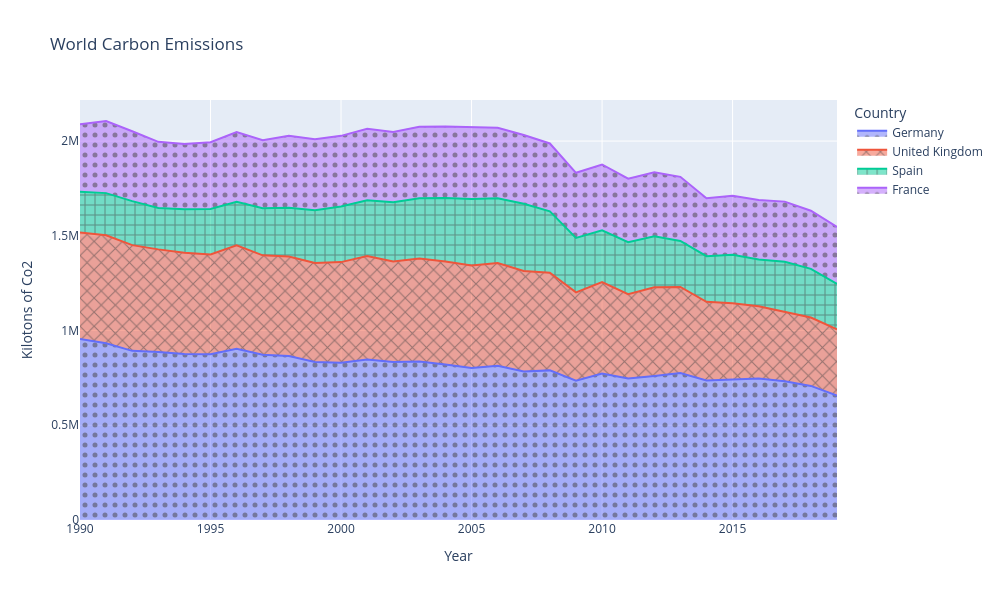

The cell this chart's notebook holds for it:
### Markdown cell above
This can be made nicer by using a cleaner dataset, such as our Europe subset.

### Code cell
fig = px.area(df_eu, x="Year", y="Kilotons of Co2", 
              
              # Adjusts color according to data
              color="Country",
                            
              # Adjust the fill symbols according to data
              pattern_shape="Country",
              pattern_shape_sequence=[".", "x", "+"],
              
              # Adjust layout
              height = 600, width = 1000,

              # Set title
              title = "World Carbon Emissions"
              
              )

fig.show()

### Figure 1 — Plotly figure (JSON) as saved in the notebook; plotly's stock layout.template omitted (floating-point values rounded to 4 significant figures)
{"data": [{"fillpattern": {"shape": "."}, "hovertemplate": "Country=Germany<br>Year=%{x}<br>Kilotons of Co2=%{y}<extra></extra>", "legendgroup": "Germany", "line": {"color": "#636efa"}, "marker": {"symbol": "circle"}, "mode": "lines", "name": "Germany", "orientation": "v", "showlegend": true, "stackgroup": "1", "type": "scatter", "x": [1990, 1991, 1992, 1993, 1994, 1995, 1996, 1997, 1998, 1999, 2000, 2001, 2002, 2003, 2004, 2005, 2006, 2007, 2008, 2009, 2010, 2011, 2012, 2013, 2014, 2015, 2016, 2017, 2018, 2019], "xaxis": "x", "y": [955300.0, 932600.0, 892800.0, 887100.0, 875900.0, 874700.0, 904300.0, 872600.0, 865200.0, 833600.0, 830300.0, 847700.0, 833400.0, 836800.0, 821100.0, 802400.0, 814400.0, 783800.0, 789700.0, 734800.0, 773100.0, 746500.0, 760100.0, 776200.0, 736000.0, 742300.0, 747200.0, 732200.0, 707700.0, 657400.0], "yaxis": "y"}, {"fillpattern": {"shape": "x"}, "hovertemplate": "Country=United Kingdom<br>Year=%{x}<br>Kilotons of Co2=%{y}<extra></extra>", "legendgroup": "United Kingdom", "line": {"color": "#EF553B"}, "marker": {"symbol": "circle"}, "mode": "lines", "name": "United Kingdom", "orientation": "v", "showlegend": true, "stackgroup": "1", "type": "scatter", "x": [1990, 1991, 1992, 1993, 1994, 1995, 1996, 1997, 1998, 1999, 2000, 2001, 2002, 2003, 2004, 2005, 2006, 2007, 2008, 2009, 2010, 2011, 2012, 2013, 2014, 2015, 2016, 2017, 2018, 2019], "xaxis": "x", "y": [561800.0, 570700.0, 557900.0, 541400.0, 535200.0, 526800.0, 545500.0, 524200.0, 526000.0, 522800.0, 530900.0, 545300.0, 530800.0, 543000.0, 543100.0, 540900.0, 542100.0, 530500.0, 515300.0, 466500.0, 482400.0, 445600.0, 467800.0, 453800.0, 415600.0, 401100.0, 380800.0, 367000.0, 360700.0, 348900.0], "yaxis": "y"}, {"fillpattern": {"shape": "+"}, "hovertemplate": "Country=Spain<br>Year=%{x}<br>Kilotons of Co2=%{y}<extra></extra>", "legendgroup": "Spain", "line": {"color": "#00cc96"}, "marker": {"symbol": "circle"}, "mode": "lines", "name": "Spain", "orientation": "v", "showlegend": true, "stackgroup": "1", "type": "scatter", "x": [1990, 1991, 1992, 1993, 1994, 1995, 1996, 1997, 1998, 1999, 2000, 2001, 2002, 2003, 2004, 2005, 2006, 2007, 2008, 2009, 2010, 2011, 2012, 2013, 2014, 2015, 2016, 2017, 2018, 2019], "xaxis": "x", "y": [215000.0, 222100.0, 232400.0, 218100.0, 228400.0, 240600.0, 230100.0, 248600.0, 256200.0, 278300.0, 293300.0, 294800.0, 312800.0, 318700.0, 335600.0, 350500.0, 341800.0, 354700.0, 324300.0, 287500.0, 273200.0, 274400.0, 269300.0, 242800.0, 241000.0, 256300.0, 247000.0, 263500.0, 257000.0, 240000.0], "yaxis": "y"}, {"fillpattern": {"shape": "."}, "hovertemplate": "Country=France<br>Year=%{x}<br>Kilotons of Co2=%{y}<extra></extra>", "legendgroup": "France", "line": {"color": "#ab63fa"}, "marker": {"symbol": "circle"}, "mode": "lines", "name": "France", "orientation": "v", "showlegend": true, "stackgroup": "1", "type": "scatter", "x": [1990, 1991, 1992, 1993, 1994, 1995, 1996, 1997, 1998, 1999, 2000, 2001, 2002, 2003, 2004, 2005, 2006, 2007, 2008, 2009, 2010, 2011, 2012, 2013, 2014, 2015, 2016, 2017, 2018, 2019], "xaxis": "x", "y": [356200.0, 380600.0, 368600.0, 349400.0, 344400.0, 352200.0, 367900.0, 359100.0, 381100.0, 374900.0, 373100.0, 376700.0, 371000.0, 376700.0, 377800.0, 380700.0, 371500.0, 362800.0, 358000.0, 343700.0, 347800.0, 335100.0, 338400.0, 338600.0, 306100.0, 311300.0, 313900.0, 317800.0, 307000.0, 300500.0], "yaxis": "y"}], "layout": {"height": 600, "legend": {"title": {"text": "Country"}, "tracegroupgap": 0}, "title": {"text": "World Carbon Emissions"}, "width": 1000, "xaxis": {"anchor": "y", "domain": [0, 1], "title": {"text": "Year"}}, "yaxis": {"anchor": "x", "domain": [0, 1], "title": {"text": "Kilotons of Co2"}}}}
